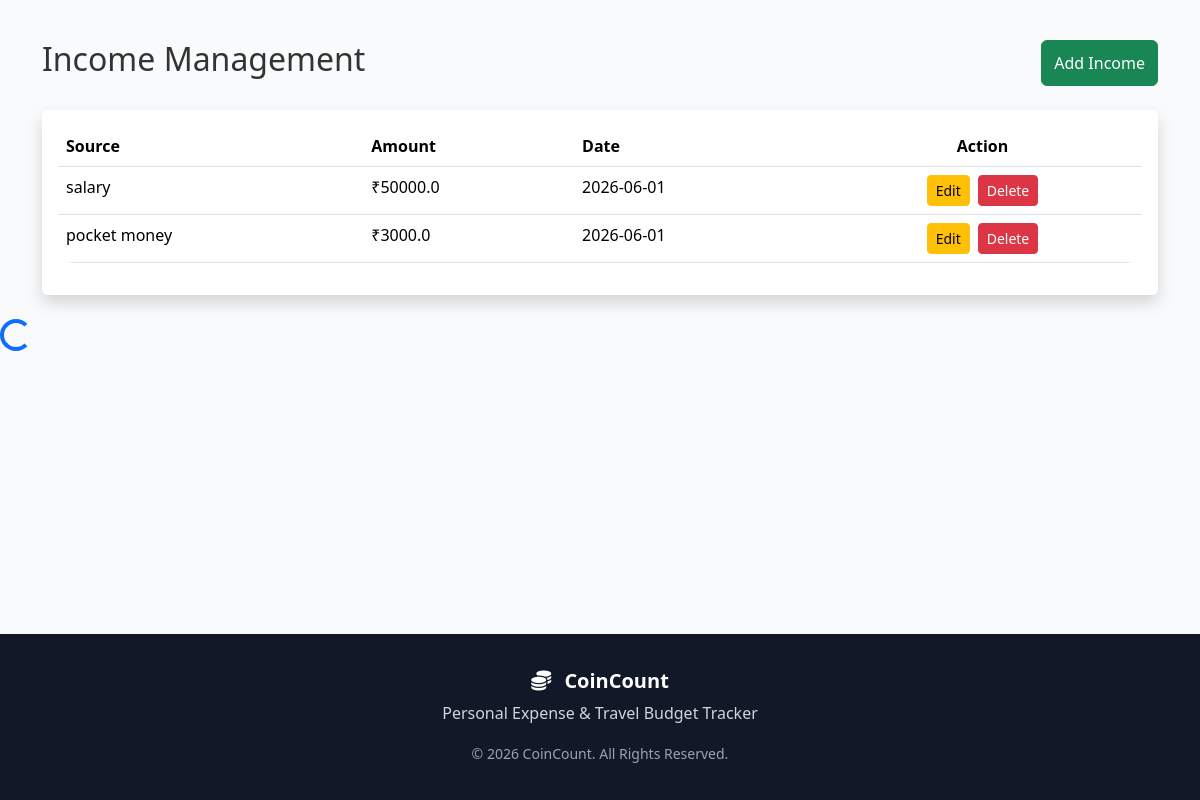
/income (signed in), run on the app's committed database.
### tables this page shows
CREATE TABLE income(
    income_id INTEGER PRIMARY KEY AUTOINCREMENT,
    user_id INTEGER,
    source TEXT,
    amount REAL,
    date TEXT
);

### app.py (the view, shortened to what this page needs)
@app.route('/income', methods=['GET', 'POST'])
def income():
    if 'user_id' not in session:
        return redirect(url_for('login'))
    conn = get_db()
    try:
        records = conn.execute(
            "SELECT * FROM income WHERE user_id=? ORDER BY income_id DESC",
            (session['user_id'],)
        ).fetchall()
    except Exception as e:
        flash(f"Error fetching income: {str(e)}", "danger")
        records = []
    finally:
        conn.close()
    return render_template(
        'income.html',
        income=records
    )

### app.py (called while the page is built)
def get_db():
    conn = sqlite3.connect(DATABASE)
    conn.row_factory = sqlite3.Row
    return conn

### templates/income.html (shortened to what this page needs)
{% extends 'base.html' %}
{% block content %}
<div class="container py-4">
<div class="d-flex justify-content-between mb-4">
    <h2>Income Management</h2>
    <button class="btn btn-success"
            data-bs-toggle="modal"
            data-bs-target="#incomeModal">
        Add Income
    </button>
</div>
<div class="card shadow border-0">
    <div class="card-body">
        <table class="table table-hover">
            <thead>
            <tr>
                <th>Source</th>
                <th>Amount</th>
                <th>Date</th>
                <th class="text-center">Action</th>
            </tr>
            </thead>
            <tbody>
            {% for item in income %}
            <tr>
                <td>{{ item.source }}</td>
                <td>₹{{ item.amount }}</td>
                <td>{{ item.date }}</td>
                <td>
                    <div class="action-buttons">
                        <a href="/edit_income/{{ item.income_id }}"
                           class="btn btn-warning btn-sm">
                            Edit
                        </a>
                        <a href="/delete_income/{{ item.income_id }}"
                           class="btn btn-danger btn-sm"
                           onclick="return confirm('Delete this income record?')">
                            Delete
                        </a>
                    </div>
                </td>
            </tr>
            {% endfor %}
            </tbody>
        </table>
    </div>
</div>
</div>
{% endblock %}

### static/css/style.css (style rules this page uses)
html, body { height:100%; }
body { display:flex; flex-direction:column; min-height:100vh; font-family:'Segoe UI',sans-serif; background:#f5f7fb; color:#333; }
.table { background:white; border-radius:15px; overflow:hidden; }
.action-buttons { display:flex; justify-content:center; gap:8px; }

### static/css/dashboard.css (style rules this page uses)
body { background:#f8fafc; overflow-x:hidden; font-family:'Segoe UI',sans-serif; }

### data on the page
income: source "salary", amount "50000.0", date "2026-06-01"
income: source "pocket money", amount "3000.0", date "2026-06-01"
